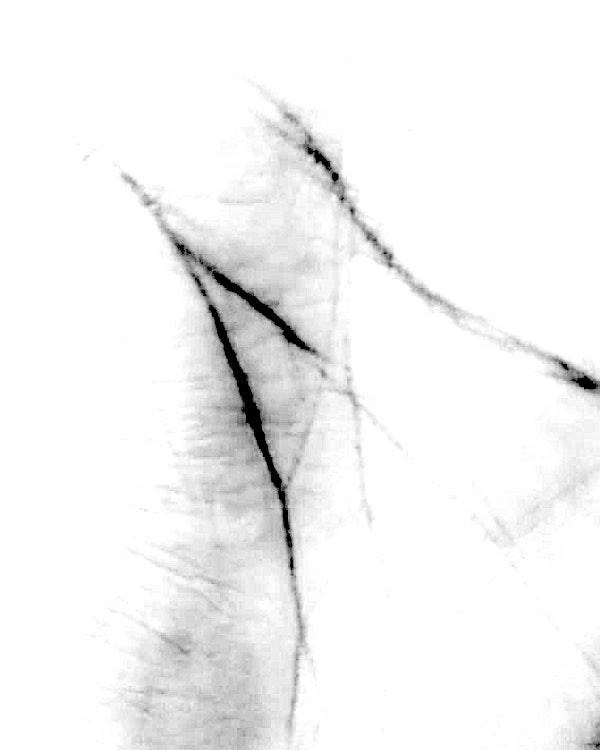
#> input picture palm3.jpg, 600 x 750 px
$ python palmystery.py
#> lines starting #> are read from the running program, lines starting #| are printed output that depends on the picture; after the words box and inside, x2 and y2 are one past the last pixel; in counts of white or black regions, pixels touching at a corner belong together
import cv2
import numpy as np
from sklearn.cluster import KMeans
import matplotlib.pyplot as plt
from math import sqrt

image = 'palm3.jpg'

# Read in file and convert to maximized B&W version
raw = cv2.imread(image)
#> raw is the input picture: shape (750, 600, 3); min 0, max 255, mean 243.4
ref = cv2.cvtColor(raw,cv2.COLOR_BGR2GRAY)
ref = np.float32(ref)
for pixel in ref:
    if pixel[0] >= 210 and pixel[1] >= 210 and pixel[2] >= 210:
        pixel = [255, 255, 255]
    else:
        pixel = [0, 0, 0]

# Run corner detection
corners = cv2.goodFeaturesToTrack(ref, 100, 0.01, 10)
#> corners = 100 rows, first 8: [316, 162], [341, 199], [566, 364], [383, 253], [329, 161], [584, 388], [291, 569], [246, 422]
corners = np.int0(corners)

# Parse corners
parsed = []
for corner in corners:
    parsed.append(corner[0])
#> this loop made 100 passes
#> corner on passes 1 to 12: [[316, 162]], [[341, 199]], [[566, 364]], [[383, 253]], [[329, 161]], [[584, 388]], [[291, 569]], [[246, 422]], [[283, 330]], [[190, 253]], [[334, 181]], [[210, 305]]
#> after the loop, parsed = 100 pairs, first value 146 to 597, second value 120 to 745
parsed = np.asarray(parsed)

# Run K-means
kmeans = KMeans(n_clusters=3).fit(parsed)

# Place points into their respective clusters (lines)
line_0 = []
line_1 = []
line_2 = []
predicted = kmeans.predict(parsed)
#> predicted = 100 values, max 2 at index 0, min 0 at index 6, mean 1.27
for i in range(len(predicted)):
    line = predicted[i]
    if line == 0:
        line_0.append(parsed[i])
    if line == 1:
        line_1.append(parsed[i])
    if line == 2:
        line_2.append(parsed[i])
#> this loop made 100 passes
#> line on passes 1 to 12: 2, 2, 1, 2, 2, 1, 0, 0, 2, 2, 2, 2
#> after the loop, line_0 = 31 pairs, first value 162 to 597, second value 422 to 745; line_1 = [[566, 364], [584, 388], [571, 379], [584, 376], [597, 385], [441, 303], [555, 360], [517, 343], [427, 294], [406, 274], [455, 309]]; line_2 = 58 pairs, first value 146 to 391, second value 120 to 410

# Select 'start' and 'end' points for each line
line_0_start = [min(line_0, key=lambda point:point[0])[0], min(line_0, key=lambda point:point[1])[1]]
#> line_0_start = [162, 422]
line_0_end = [max(line_0, key=lambda point:point[0])[0], max(line_0, key=lambda point:point[1])[1]]
#> line_0_end = [597, 745]
line_1_start = [min(line_1, key=lambda point:point[0])[0], min(line_1, key=lambda point:point[1])[1]]
#> line_1_start = [406, 274]
line_1_end = [max(line_1, key=lambda point:point[0])[0], max(line_1, key=lambda point:point[1])[1]]
#> line_1_end = [597, 388]
line_2_start = [min(line_2, key=lambda point:point[0])[0], min(line_2, key=lambda point:point[1])[1]]
#> line_2_start = [146, 120]
line_2_end = [max(line_2, key=lambda point:point[0])[0], max(line_2, key=lambda point:point[1])[1]]
#> line_2_end = [391, 410]

# Calculate attributes for each line
def distance(start, end):
    x1, y1 = start[0], start[1]
    x2, y2 = end[0], end[1]
    dist = sqrt((x2 - x1)**2 + (y2 - y1)**2)
    return dist
line_0_height = abs(line_0_end[1] - line_0_start[1])
#> line_0_height = 323
line_1_height = abs(line_1_end[1] - line_1_start[1])
#> line_1_height = 114
line_2_height = abs(line_2_end[1] - line_2_start[1])
#> line_2_height = 290
line_0_distance = distance(line_0_start, line_0_end)
#> in distance, `x1, y1 = start[0], start[1]`: x1 = 162; y1 = 422
#> in distance, `x2, y2 = end[0], end[1]`: x2 = 597; y2 = 745
#> in distance, `dist = sqrt((x2 - x1)**2 + (y2 - y1)**2)`: dist = 541.8
#> line_0_distance = 541.8
line_1_distance = distance(line_1_start, line_1_end)
#> line_1_distance = 222.4
line_2_distance = distance(line_2_start, line_2_end)
#> line_2_distance = 379.6

# ~Palmistry~
# Life Line (line_0)
if line_0_height > 350:
    height_str_0 = 'You have a tall, curving life line indicating strength, enthusiasm, vitality (#RahulA #ifyouknowyouknow)'
elif line_0_height < 300:
    height_str_0 = 'You have a thin, flat life line indicating that you are easily manipulated by others (they said CS61A would be easy)'
else:
    height_str_0 = 'You have a moderate life line; be cautious when it comes to relationships (beware eecs bois and abgs)'
if line_0_distance > 400:
    distance_str_0 = 'You have a long, swirling life line foretelling a sudden change in lifestyle (hope you like being 1 sd below the mean)'
elif line_0_distance < 350:
    distance_str_0 = 'You have a short, straight life line indicating that you are very naive and gullible (@everyone on WWPD)'
else:
    distance_str_0 = 'You have a average life line meaning that you are often tired (welcome to CS61A)'
# Head Line (line 1)
if line_1_height > 325:
    height_str_1 = 'You have a towering, arching head line indicating creativity (did you enter in the Scheme Art Contest?)'
elif line_1_height < 275:
    height_str_1 = 'You have a narrow, stubby head line indicating that you think realistically (just take the L)'
else:
    height_str_1 = 'You have a standard head line meaning you have a short attention span (watch lectures at minimum 2.5x speed)'
if line_1_distance > 375:
    distance_str_1 = 'You have a tall head line indicating inconsistencies in thought (environment diagrams are a struggle for you)'
elif line_1_distance < 325:
    distance_str_1 = 'You have a tiny, wavering head line indicating that you prefer physical achievements over mental ones (would take pride in writing 10000 lines of code, even if they all error)'
else:
    distance_str_1 = 'You have a medium length head line which indicates that you are coming out of an emotional crisis (the semester is almost over)'
# Heart Line
if line_2_height > 425:
    height_str_2 = 'You have a long heart line indicating that you are content with love life (you are that guy/girl on subtle asian dating)'
elif line_2_height < 375:
    height_str_2 = 'You have a faint heart line indicating that you fall in love easily (you liked Scheme)'
else:
    height_str_2 = 'You have a medium thickness heart line indicating that you are less interested in romance (only code, no bae)'
if line_2_distance > 450:
    distance_str_2 = 'You have a large heart line meaning you freely express emotions and feelings (you cried when you saw MT1...and MT2)'
elif line_2_distance < 400:
    distance_str_2 = 'You have a small heart line indicating many relationships and lovers, but an absence of serious ones (the effect of MT2)'
else:
    distance_str_2 = 'You have a typically sized heart line meaning that you are a very happy person (congrats on finishing CS61A)'
def output(h0, d0, h1, d1, h2, d2):
    print(".........................................................................................................................................................")
    print("The Life Line reflects physical health, general well being, and major life changes (for example, cataclysmic events, physical injuries, and relocation).")
    print("Your reading is:")
    print(h0)
    print(d0)
    print(".........................................................................................................................................................")
    print("The Head Line represents learning style, communication style, intellectualism, and thirst for knowledge. It is traditionally a very significant line.")
    print("Your reading is:")
    print(h1)
    print(d1)
    print(".........................................................................................................................................................")
    print("The Heart Line is believed to indicate emotional stability, romantic perspectives, depression, and cardiac health.")
    print("Your reading is:")
    print(h2)
    print(d2)
    print(".........................................................................................................................................................")
    print("Special Thanks to Wiki How for These Descriptions!")
output(height_str_0, distance_str_0, height_str_1, distance_str_1, height_str_2, distance_str_2)

# Plot corners
for corner in corners:
    x, y = corner.ravel() # Extract X and Y
    cv2.circle(raw, (x, y), 3, 255, -1) # Plot each corner
#> this loop made 100 passes
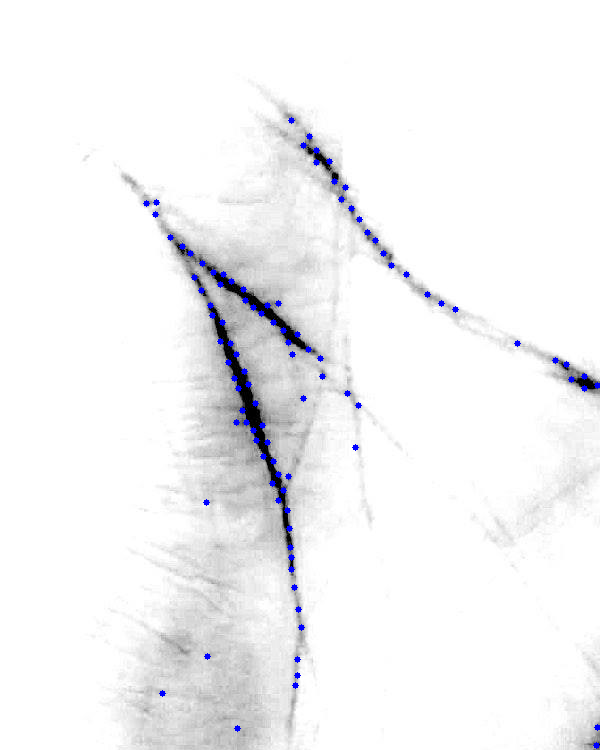
#> raw: shape (750, 600, 3); 0.64% of pixels changed, all inside (x1, y1, x2, y2) = (143, 117, 600, 749)
cv2.imshow('Corner', raw)

# Plot K-means centroids
ct = plt.imread(image)
implot = plt.imshow(ct)
plt.plot([kmeans.cluster_centers_[0][0], kmeans.cluster_centers_[1][0], kmeans.cluster_centers_[2][0]], [kmeans.cluster_centers_[0][1], kmeans.cluster_centers_[1][1], kmeans.cluster_centers_[2][1]],'o')
plt.show()
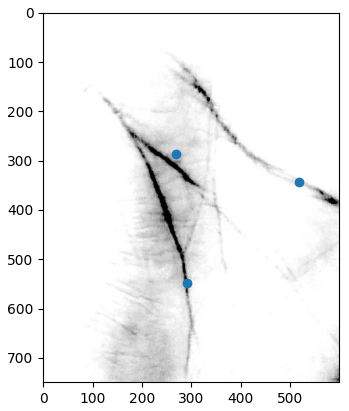
#> figure drawn by matplotlib, 1 panel

# Window management
if cv2.waitKey(0) & 0xff == 27:
#> (key Esc is pressed here)
    cv2.destroyAllWindows()

$ run again, with palm4.jpg copied over palm3.jpg
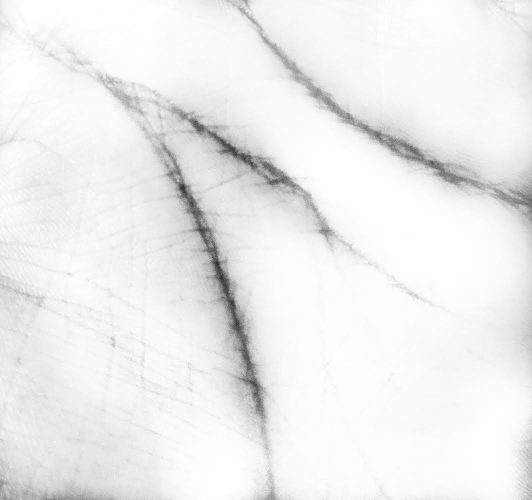
#> input picture palm4.jpg, 1064 x 1000 px (shown at 1/2 size)
#> raw is the input picture: shape (1000, 1064, 3); min 33, max 255, mean 237.8
#> corners = 100 rows, first 8: [527, 334], [424, 515], [434, 501], [497, 680], [479, 650], [482, 304], [466, 311], [435, 511]
#> the loop `for corner in corners:` made 100 passes
#> after the loop `for corner in corners:`: parsed = 100 pairs, first value 46 to 1040, second value 220 to 798
#> predicted = 100 values, max 2 at index 13, min 0 at index 1, mean 0.85
#> the loop `for i in range(len(predicted)):` made 100 passes
#> line on passes 1 to 8: 1, 0, 0, 0, 0, 1, 1, 0
#> after the loop `for i in range(len(predicted)):`: line_0 = 34 pairs, first value 46 to 522, second value 492 to 798; line_1 = 47 pairs, first value 334 to 642, second value 242 to 483; line_2 = [[718, 251], [685, 220], [827, 321], [701, 233], [861, 327], [827, 292], [764, 267], [793, 292], [786, 277], [997, 387], [705, 244], [812, 316], [804, 282], [837, 300], [879, 349], [1040, 395], [938, 357], [848, 312], [1028, 397]]
#> line_0_start = [46, 492]
#> line_0_end = [522, 798]
#> line_1_start = [334, 242]
#> line_1_end = [642, 483]
#> line_2_start = [685, 220]
#> line_2_end = [1040, 397]
#> line_0_height = 306
#> line_1_height = 241
#> line_2_height = 177
#> x1 = 46; y1 = 492
#> x2 = 522; y2 = 798
#> dist = 565.9
#> line_1_distance = 391.1
#> line_2_distance = 396.7
#> the loop `for corner in corners:` made 100 passes
#> after the loop `for corner in corners:`:
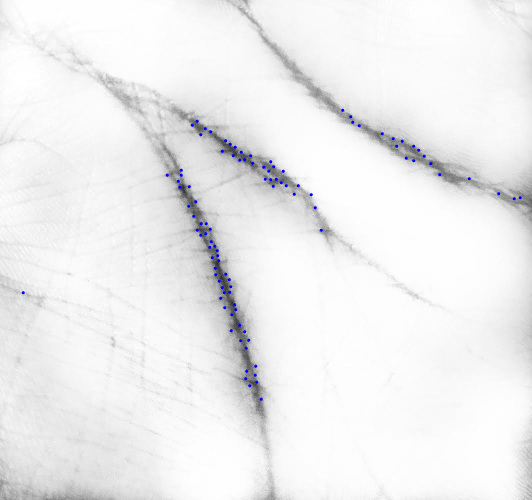
#> raw: shape (1000, 1064, 3) (shown at 1/2 size); 0.27% of pixels changed, all inside (x1, y1, x2, y2) = (43, 217, 1044, 802)
#> `plt.show()`:
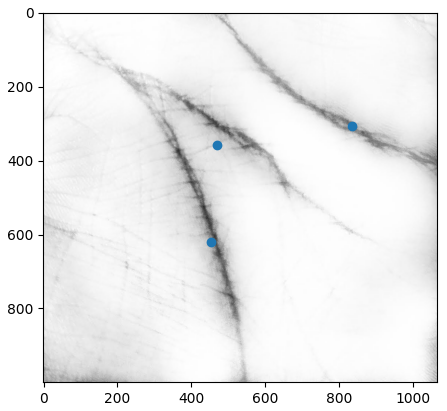
#> figure drawn by matplotlib, 1 panel
